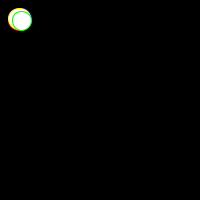
Frame 1 (no input)
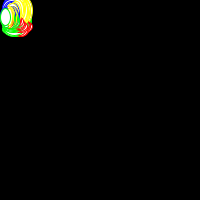
Frame 60 (the mouse pressed at the canvas centre just before this capture)
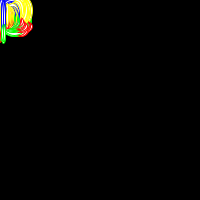
Frame 120 (the mouse held since frame 60 and released just before this capture)

The Processing sketch that drew these frames (run headless with seeded random() and noise(); from frame 60 on, the mouse is pressed at the canvas centre):

// Processing sketch: processing_41574
// ── processing_41574.pde

//Ellipses of 4 different colors that change shape and path (and overwrite the path laid down by the previous ellipse).
Path myPath;

float x1, x2, y1, y2;
color c1, c2;

void setup() {
  size(200, 200);
  background(0);
  myPath = new Path();
}

void draw() {

  myPath.update();
  myPath.display();
}

class Path {

  float x1 = random(20, 20);
  float y1 = random(20, 20);
  float x2 = random(20, 20);
  float y2 = random(20, 20);
  color c1 = color(255, 0, 0); //red
  color c2 = color(0, 0, 255); //blue
  color c3 = color(255, 255, 0); //yellow
  color c4 = color(0, 255, 0); //green

  Path() {
  }

  void update() {

    x1 = x1 - random(-2, 2);
    y1 = y1 - random(-2, 2);
    x2 = x2 + random(-2, 2);
    y2 = y2 + random(-2, 2);
  }


  void display() {

    //red ellipse
    stroke(c1); 
    ellipse(x1, y1, x2, y2);
    //blue ellipse
    stroke(c2);
    ellipse(x2, y2, x1, y1);
    //yellow ellipse
    stroke(c3);
    ellipse(x1, y2, x2, y1);
    //green ellipse
    stroke(c4);
    ellipse(x2, y1, x1, y2);
  }
}
